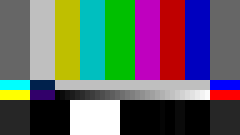
#> input picture tests/data/color_bars.png, 48 x 27 px (shown 5 times larger)
$ python send_image.py ../tests/data/bat.png ../tests/data/color_bars.png
#> lines starting #> are read from the running program, lines starting #| are printed output that depends on the picture
#> further down, IMAGE is the input picture: shape (27, 48, 4); mean R, G, B, A 99, 101.2, 100, 255
### pongwall_server/frame.py
"""Python script to convert an image to the rgb values for fastled"""

import sys
from array import array
import time
from typing import cast

import imageio
import numpy as np


def serpentinize(raw_frame: imageio.core.util.Array, width, height):
#> called with width = 48, height = 27
    start_time = time.monotonic()
    even_rows = raw_frame[0::2, :]
    odd_rows = raw_frame[1::2, ::-1]
    # not all images have an alpha channel
    frame = np.empty((height, width, raw_frame.shape[2]), dtype=np.uint8)
    frame[0::2] = even_rows
    frame[1::2] = odd_rows
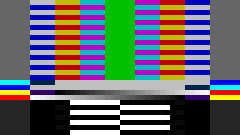
#> frame: shape (27, 48, 4) (shown 5 times larger); mean R, G, B, A 99, 101.2, 100, 255
    print("serpentinize: ", (time.monotonic() - start_time) * 1000)
    return frame


def make_data(frame: np.ndarray) -> bytes:
    start_time = time.monotonic()

    if frame.shape[2] == 4:
        opacity = frame[:, :, 3:] / np.uint8(255)
#> opacity: shape (27, 48, 1) float64; every value is 1
        frame = frame[:, :, 0:3] * opacity
#> frame: shape (27, 48, 3) float64

    frame_data: bytes
    frame_data = frame.astype(np.uint8).tobytes()
    print(f"bytes: {len(frame_data)}")
#| bytes: 3888
    print("make_data: ", (time.monotonic() - start_time) * 1000)
    return frame_data

### pongwall_server/send_image.py
""" Drive a WS2811 Matrix using Arduino"""

import sys
from pathlib import Path
import time

import serial
from PIL import Image
import numpy as np

from pongwall_server import frame

# Constants
CONTROLLER = serial.Serial(sys.argv[1], 921600)

MATRIX_WIDTH = 48
MATRIX_HEIGHT = 27
NUM_LEDS = MATRIX_WIDTH * MATRIX_HEIGHT
BYTES_PER_LED = 3
BYTES_PER_FRAME = NUM_LEDS * BYTES_PER_LED


def send_frame(frame_: bytes) -> None:
    start_time = time.monotonic()
    CONTROLLER.write(frame_)
    print("send frame: ", (time.monotonic() - start_time) * 1000)


if __name__ == "__main__":
    start_time = time.monotonic()
    IMAGE = np.asarray(Image.open(Path(sys.argv[2])))
    print("image parse: ", (time.monotonic() - start_time) * 1000)

    RAW_FRAME = frame.serpentinize(IMAGE, MATRIX_WIDTH, MATRIX_HEIGHT)

    FRAME = frame.make_data(RAW_FRAME)

    send_frame(FRAME)

    print("whole enchilada: ", (time.monotonic() - start_time) * 1000)
    print("done")
